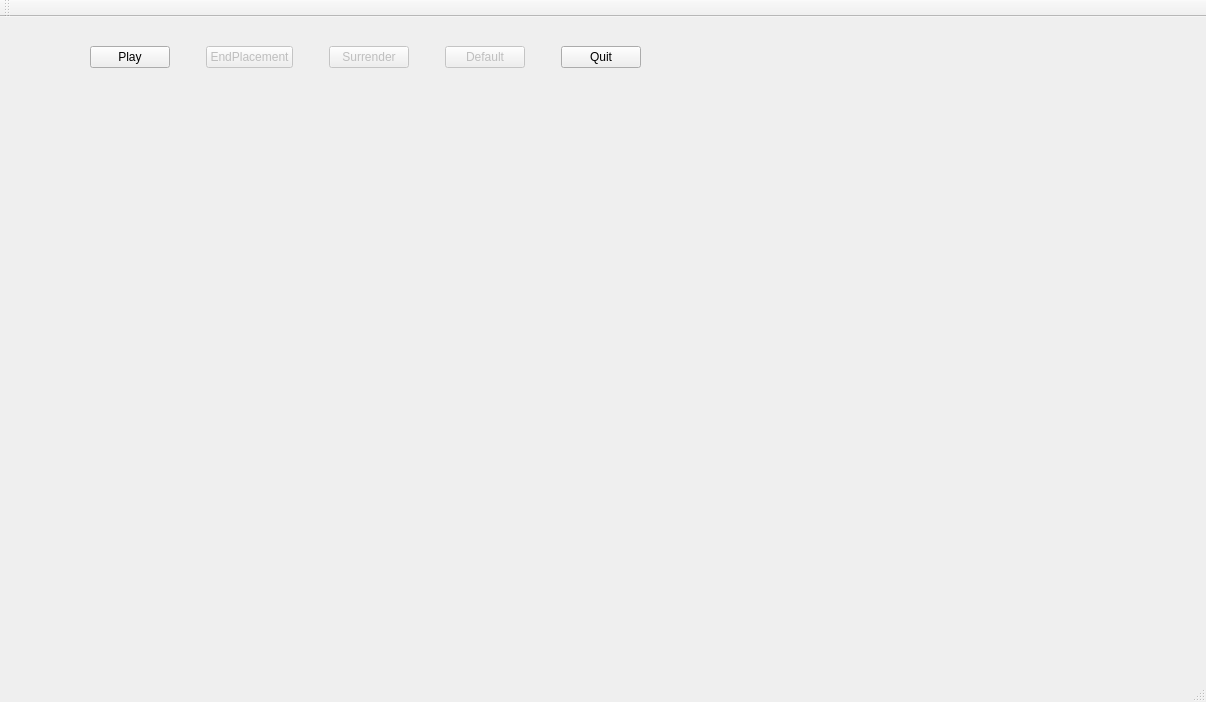
<?xml version="1.0" encoding="UTF-8"?>
<ui version="4.0">
 <class>MainWindow</class>
 <widget class="QMainWindow" name="MainWindow">
  <property name="geometry">
   <rect>
    <x>0</x>
    <y>0</y>
    <width>1206</width>
    <height>702</height>
   </rect>
  </property>
  <property name="sizePolicy">
   <sizepolicy hsizetype="Preferred" vsizetype="Preferred">
    <horstretch>0</horstretch>
    <verstretch>0</verstretch>
   </sizepolicy>
  </property>
  <property name="minimumSize">
   <size>
    <width>0</width>
    <height>0</height>
   </size>
  </property>
  <property name="sizeIncrement">
   <size>
    <width>0</width>
    <height>0</height>
   </size>
  </property>
  <property name="windowTitle">
   <string>MainWindow</string>
  </property>
  <property name="layoutDirection">
   <enum>Qt::LeftToRight</enum>
  </property>
  <widget class="QWidget" name="centralwidget">
   <property name="baseSize">
    <size>
     <width>0</width>
     <height>0</height>
    </size>
   </property>
   <property name="cursor">
    <cursorShape>ArrowCursor</cursorShape>
   </property>
   <widget class="QWidget" name="gridLayoutWidget">
    <property name="geometry">
     <rect>
      <x>90</x>
      <y>70</y>
      <width>551</width>
      <height>507</height>
     </rect>
    </property>
    <layout class="QGridLayout" name="gridLayout">
     <property name="sizeConstraint">
      <enum>QLayout::SetDefaultConstraint</enum>
     </property>
     <property name="leftMargin">
      <number>0</number>
     </property>
     <property name="topMargin">
      <number>0</number>
     </property>
     <property name="rightMargin">
      <number>0</number>
     </property>
    </layout>
   </widget>
   <widget class="QWidget" name="horizontalLayoutWidget">
    <property name="geometry">
     <rect>
      <x>90</x>
      <y>10</y>
      <width>551</width>
      <height>61</height>
     </rect>
    </property>
    <layout class="QHBoxLayout" name="horizontalLayout">
     <item>
      <widget class="QPushButton" name="playButton">
       <property name="text">
        <string>Play</string>
       </property>
      </widget>
     </item>
     <item>
      <spacer name="horizontalSpacer_5">
       <property name="orientation">
        <enum>Qt::Horizontal</enum>
       </property>
       <property name="sizeHint" stdset="0">
        <size>
         <width>40</width>
         <height>20</height>
        </size>
       </property>
      </spacer>
     </item>
     <item>
      <widget class="QPushButton" name="endPlacement">
       <property name="enabled">
        <bool>false</bool>
       </property>
       <property name="text">
        <string>EndPlacement</string>
       </property>
      </widget>
     </item>
     <item>
      <spacer name="horizontalSpacer">
       <property name="orientation">
        <enum>Qt::Horizontal</enum>
       </property>
       <property name="sizeHint" stdset="0">
        <size>
         <width>40</width>
         <height>20</height>
        </size>
       </property>
      </spacer>
     </item>
     <item>
      <widget class="QPushButton" name="surrenderButton">
       <property name="enabled">
        <bool>false</bool>
       </property>
       <property name="text">
        <string>Surrender</string>
       </property>
      </widget>
     </item>
     <item>
      <spacer name="horizontalSpacer_6">
       <property name="orientation">
        <enum>Qt::Horizontal</enum>
       </property>
       <property name="sizeHint" stdset="0">
        <size>
         <width>40</width>
         <height>20</height>
        </size>
       </property>
      </spacer>
     </item>
     <item>
      <widget class="QPushButton" name="defaultGame">
       <property name="enabled">
        <bool>false</bool>
       </property>
       <property name="text">
        <string>Default</string>
       </property>
      </widget>
     </item>
     <item>
      <spacer name="horizontalSpacer_2">
       <property name="orientation">
        <enum>Qt::Horizontal</enum>
       </property>
       <property name="sizeHint" stdset="0">
        <size>
         <width>40</width>
         <height>20</height>
        </size>
       </property>
      </spacer>
     </item>
     <item>
      <widget class="QPushButton" name="quitButton">
       <property name="text">
        <string>Quit</string>
       </property>
      </widget>
     </item>
    </layout>
   </widget>
   <widget class="QWidget" name="gridLayoutWidget_2">
    <property name="geometry">
     <rect>
      <x>650</x>
      <y>380</y>
      <width>475</width>
      <height>191</height>
     </rect>
    </property>
    <layout class="QGridLayout" name="gridLayoutPieces"/>
   </widget>
   <widget class="QWidget" name="horizontalLayoutWidget_2">
    <property name="geometry">
     <rect>
      <x>650</x>
      <y>329</y>
      <width>471</width>
      <height>51</height>
     </rect>
    </property>
    <layout class="QHBoxLayout" name="horizontalLayout_2">
     <item>
      <spacer name="horizontalSpacer_3">
       <property name="orientation">
        <enum>Qt::Horizontal</enum>
       </property>
       <property name="sizeHint" stdset="0">
        <size>
         <width>40</width>
         <height>20</height>
        </size>
       </property>
      </spacer>
     </item>
     <item>
      <widget class="QLabel" name="label_9">
       <property name="text">
        <string/>
       </property>
      </widget>
     </item>
     <item>
      <spacer name="horizontalSpacer_4">
       <property name="orientation">
        <enum>Qt::Horizontal</enum>
       </property>
       <property name="sizeHint" stdset="0">
        <size>
         <width>40</width>
         <height>20</height>
        </size>
       </property>
      </spacer>
     </item>
    </layout>
   </widget>
   <widget class="QLabel" name="label_txt">
    <property name="geometry">
     <rect>
      <x>90</x>
      <y>580</y>
      <width>81</width>
      <height>16</height>
     </rect>
    </property>
    <property name="text">
     <string/>
    </property>
   </widget>
   <widget class="QLabel" name="label_player">
    <property name="geometry">
     <rect>
      <x>180</x>
      <y>580</y>
      <width>55</width>
      <height>16</height>
     </rect>
    </property>
    <property name="text">
     <string/>
    </property>
   </widget>
  </widget>
  <widget class="QMenuBar" name="menubar">
   <property name="geometry">
    <rect>
     <x>0</x>
     <y>0</y>
     <width>1206</width>
     <height>20</height>
    </rect>
   </property>
  </widget>
  <widget class="QStatusBar" name="statusbar"/>
  <widget class="QToolBar" name="toolBar">
   <property name="windowTitle">
    <string>toolBar</string>
   </property>
   <attribute name="toolBarArea">
    <enum>TopToolBarArea</enum>
   </attribute>
   <attribute name="toolBarBreak">
    <bool>false</bool>
   </attribute>
  </widget>
 </widget>
 <resources/>
 <connections/>
</ui>
